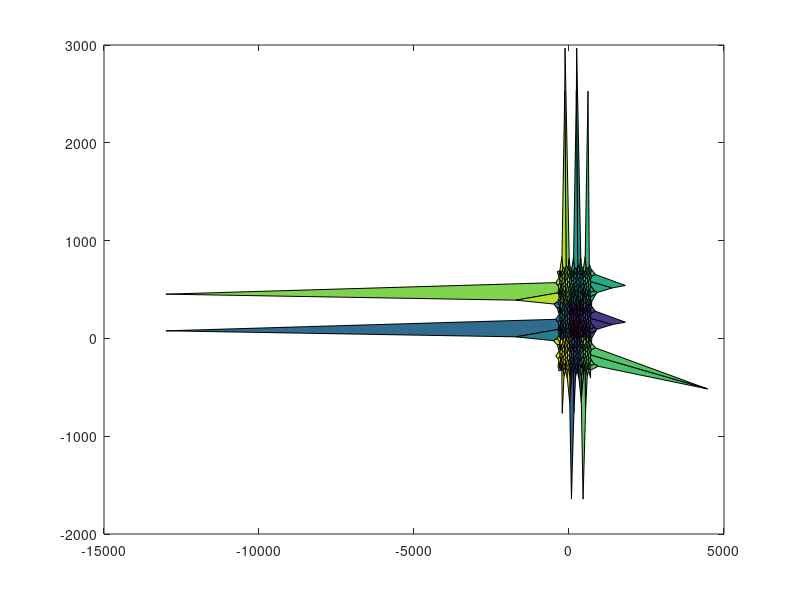
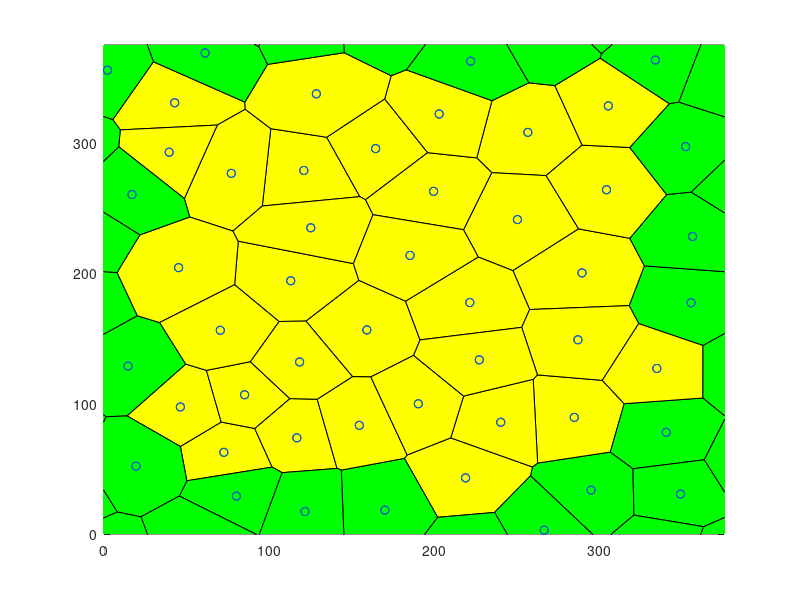

Reproduce these figures in MATLAB, in order.
r = 2031; % Updated seed to match target
NbPoints = 50; 
limit = 3; 
cpt = 'quadratic';
prefix = 'RFB';
potential = 'ani';

%% Store data in the right folder
close all;

%% Parameters
rng(r);

% --- Updated Constants to match target output exactly ---
A0 = 2812.500000;
GAMMA = 1.000000;
t0 = 1; 
% Manually setting K to match your specific target output
K = 0.848528;  

%% Simulation Detail Parameters
% Calculate Mesh based on A0 and NbPoints to get LX = 167.705098
Mesh = sqrt(A0 * NbPoints);

% Global parameters matching your target values
SEED = 89542; 
TIMEINTERVAL = 0.100000;
MINAREA = 28.125000;
MINLENGTH = 0.883883;
NEWEDGELENGTH = 1.767767;

TOTALTIME = 10.000000;
CURRENTTIME = 0.000000;  
INITIALSTEPSIZE = 0.000100; % Updated from 0.001
error_tolerance_absolute_mechanical = 0.010000; % Updated from 0.001

% Specific values for ALPHAM and TISSUE_ALPHA
ALPHAM = 0.282843;
TISSUE_ALPHA = 100.00;

TISSUE_EXT_STRESS_X = 0.000000;
TISSUE_EXT_STRESS_Y = 0.000000;    

% Specific Pressure/Tension parameters
P0 = 128.098648;
LAMBDA = 27.912724; 
Ratio = 0.300000; 

% Equilibrium tolerance
equilibriumtolerance = 1.000000e-11; 

% Cell properties
CELLPRESSURETYPE = cpt;
TCJSTRENGTH = 100;
THETAAN = 3.14 / 2.0 ;    
ANSTRENGTH = 25; 

T1ON = 1; 
APOPTOSISON = 1;
MITOSISON = 0;
WRITEMITOSIS = 1; 
VERBOSEON = 1; 
EQUILIBRIUMMITOSIS = 1; 

nomfichier= [prefix '_NbPts_' num2str(NbPoints,'%04d') '_rng_' num2str(r,'%04d') '_pot_' potential '_lim_' num2str(limit, '%2d') '20.txt'];

%% Generate Voronoi
fprintf('Writing file: %s\n', nomfichier);
f1=figure();
f2=figure();
Points1=Mesh*rand(NbPoints,2); 

it = 0;
while it < limit
    Pointsa=Points1+Mesh*[ones(NbPoints,1) zeros(NbPoints,1)];
    Pointsb=Points1-Mesh*[zeros(NbPoints,1) ones(NbPoints,1)];
    Pointsc=Points1-Mesh*[ones(NbPoints,1) zeros(NbPoints,1)];
    Pointsd=Points1+Mesh*[zeros(NbPoints,1) ones(NbPoints,1)];
    Pointse=Points1+Mesh*[ones(NbPoints,1) ones(NbPoints,1)];
    Pointsf=Points1+Mesh*[ones(NbPoints,1) -ones(NbPoints,1)];
    Pointsg=Points1+Mesh*[-ones(NbPoints,1) ones(NbPoints,1)];
    Pointsh=Points1+Mesh*[-ones(NbPoints,1) -ones(NbPoints,1)];
    Pointst=[Points1; Pointsa; Pointsb; Pointsc; Pointsd; Pointse; Pointsf; Pointsg; Pointsh];
    
    [v,c]=voronoin(Pointst);
    
    centroids = zeros(NbPoints,2);
    centroidcount = 0;
   
    for i = 1:length(c)
        signedarea = 0;
        centroidx = 0;
        centroidy = 0;
        if (all(c{i}~=1))
            for s = 1:length(c{i})
                if s == length(c{i}) 
                    signedarea = signedarea + v(c{i}(s),1)*v(c{i}(1),2) - v(c{i}(1),1)*v(c{i}(s),2);
                else
                    signedarea = signedarea + v(c{i}(s),1)*v(c{i}(s+1),2) - v(c{i}(s+1),1)*v(c{i}(s),2);
                end
            end
            signedarea = .5*signedarea;
            for j = 1:length(c{i})
                if j == length(c{i})
                    centroidx = centroidx + (v(c{i}(j),1)+v(c{i}(1),1))*(v(c{i}(j),1)*v(c{i}(1),2) - v(c{i}(1),1)*v(c{i}(j),2));
                    centroidy = centroidy + (v(c{i}(j),2)+v(c{i}(1),2))*(v(c{i}(j),1)*v(c{i}(1),2) - v(c{i}(1),1)*v(c{i}(j),2));
                    
                else
                    centroidx = centroidx + (v(c{i}(j),1)+v(c{i}(j+1),1))*(v(c{i}(j),1)*v(c{i}(j+1),2) - v(c{i}(j+1),1)*v(c{i}(j),2));
                    centroidy = centroidy + (v(c{i}(j),2)+v(c{i}(j+1),2))*(v(c{i}(j),1)*v(c{i}(j+1),2) - v(c{i}(j+1),1)*v(c{i}(j),2));
                end
            end
            centroidx = (1/(6*signedarea))*centroidx;
            centroidy = (1/(6*signedarea))*centroidy;
            if centroidx > 0 && centroidx < Mesh && centroidy > 0 && centroidy < Mesh
                centroidcount = centroidcount + 1;
                centroids(centroidcount,:) = [centroidx centroidy];
            end
        end
    end
    it = it + 1;
    Points1 = centroids;
end

%% Representation of the result
 set(0,'CurrentFigure',f1);
 plot(Points1(:,1),Points1(:,2),'r+');
 set(0,'CurrentFigure',f2);
 plot(Points1(:,1),Points1(:,2),'r+');
 hold on
 for i = 1:length(c)
     if (all(c{i}~=1))
         set(0,'CurrentFigure',f1)
         patch(v(c{i},1),v(c{i},2),i)
     end
     IN=(all(v(c{i},1)>0)&all(v(c{i},1)<Mesh)&all(v(c{i},2)>0)&all(v(c{i},2)<Mesh));
     IN2=(any(v(c{i},1)>0)&any(v(c{i},1)<Mesh)&any(v(c{i},2)>0)&any(v(c{i},2)<Mesh))&(~IN);
     if (all(c{i}~=1)&&IN)
         set(0,'CurrentFigure',f2)
         patch(v(c{i},1),v(c{i},2),'y'); 
     end
     if (all(c{i}~=1)&&(IN2))
         set(0,'CurrentFigure',f2)
         patch(v(c{i},1),v(c{i},2),'g');
     end
 end
 set(0,'CurrentFigure',f2)
 xlim([0 Mesh]);
 ylim([0 Mesh]);
 plot(Points1(:,1),Points1(:,2),'bo');
 scatter(centroids(:,1),centroids(:,2),'r+')

for i = 1:length(c)
    INGLOBAL=any((v(c{i},1)>0)&v(c{i},1)<Mesh&v(c{i},2)>0&v(c{i},2)<Mesh);
    if INGLOBAL
        ListVertex=c{i};
        area=0;
        for k=1:length(c{i})
            kplus=mod(k,length(c{i}))+1;
            area=area+v(c{i}(k),1)*v(c{i}(kplus),2)-v(c{i}(kplus),1)*v(c{i}(k),2);
        end
        if(area<0)    c{i}=fliplr(c{i}); end
    end
end

%% Export to a file (EXACT MATCH TO TARGET VALUES)
fid=fopen(nomfichier,'wt');
fprintf(fid, 'Voronoi Tesselation Data: \n');
fprintf(fid, 'NumbCells %d \t rng %d \n', NbPoints, r);
fprintf(fid, 'ratio pressure to tension\t%f\n', Ratio);
fprintf(fid, 'Global:\n');
fprintf(fid, 'LX\t%f\nLY\t%f\n', Mesh, Mesh);
fprintf(fid, 'A0\t%f\n', A0);
fprintf(fid, 'SEED\t%d\n', SEED);
fprintf(fid, 'TIMEINTERVAL\t%f\n', TIMEINTERVAL);
fprintf(fid, 'MINAREA\t%f\n', MINAREA);
fprintf(fid, 'MINLENGTH\t%f\n', MINLENGTH);
fprintf(fid, 'NEWEDGELENGTH\t%f\n', NEWEDGELENGTH);
fprintf(fid, 'K\t%f\n', K);
fprintf(fid, 'GAMMA\t%f\n', GAMMA);
fprintf(fid, 'LAMBDA\t%f\n', LAMBDA);
fprintf(fid, 'P0\t%f\n', P0);
fprintf(fid, 'TOTALTIME\t%f\n', TOTALTIME);
fprintf(fid, 'CURRENTTIME\t%f\n', CURRENTTIME);
fprintf(fid, 'VERBOSEON\t%d\n', VERBOSEON);
fprintf(fid, 'INITIALSTEPSIZE\t%f\n', INITIALSTEPSIZE);
fprintf(fid, 'error_tolerance_absolute_mechanical\t%f\n', error_tolerance_absolute_mechanical);
% Format TISSUE_ALPHA to 2 decimal places as per target
fprintf(fid, 'TISSUE_ALPHA\t%2.2f\n', TISSUE_ALPHA);
fprintf(fid, 'ALPHAM\t%f\n', ALPHAM);
fprintf(fid, 'TISSUE_EXT_STRESS_X\t%f\n', TISSUE_EXT_STRESS_X);
fprintf(fid, 'TISSUE_EXT_STRESS_Y\t%f\n', TISSUE_EXT_STRESS_Y);
fprintf(fid, 'equilibriumtolerance\t%e\n', equilibriumtolerance);
fprintf(fid, 'endGlobal\n');

fprintf(fid, 'Vertices\n');
fprintf(fid, 'id\tx\ty\n');

NbVertex=0;
CentralVertices=zeros(length(v),2);
for i = 2:length(v)   
    if(v(i,1)>0&&v(i,1)<Mesh&&v(i,2)>0&&v(i,2)<Mesh)
        fprintf(fid,'%d',i);
        fprintf(fid,'\t %2.4f',v(i,1));
        fprintf(fid,'\t %2.4f',v(i,2));
        fprintf(fid,'\n');
        NbVertex=NbVertex+1;
        CentralVertices(NbVertex,1)=v(i,1);
        CentralVertices(NbVertex,2)=v(i,2);
    end
end

CentralVertices=CentralVertices(1:NbVertex,1:2);
EqVertex=zeros(NbVertex,1);

for i = 2:length(v)
    vcorrige=zeros(1,2);
    vtest=v(i,:);
    if (vtest(1)>0&&vtest(1)<Mesh&&vtest(2)>0&&vtest(2)<Mesh) vcorrige=vtest;end
    vtest=v(i,:)-Mesh*[1 0];
    if (vtest(1)>0&&vtest(1)<Mesh&&vtest(2)>0&&vtest(2)<Mesh) vcorrige=vtest;  end
    vtest=v(i,:)-Mesh*[0 1];
    if (vtest(1)>0&&vtest(1)<Mesh&&vtest(2)>0&&vtest(2)<Mesh) vcorrige=vtest;  end
    vtest=v(i,:)+Mesh*[1 0];
    if (vtest(1)>0&&vtest(1)<Mesh&&vtest(2)>0&&vtest(2)<Mesh) vcorrige=vtest;  end
    vtest=v(i,:)+Mesh*[0 1];
    if (vtest(1)>0&&vtest(1)<Mesh&&vtest(2)>0&&vtest(2)<Mesh) vcorrige=vtest;  end
    vtest=v(i,:)-Mesh*[1 1];
    if (vtest(1)>0&&vtest(1)<Mesh&&vtest(2)>0&&vtest(2)<Mesh) vcorrige=vtest;  end
    vtest=v(i,:)-Mesh*[1 -1];
    if (vtest(1)>0&&vtest(1)<Mesh&&vtest(2)>0&&vtest(2)<Mesh) vcorrige=vtest;  end
    vtest=v(i,:)+Mesh*[1 1];
    if (vtest(1)>0&&vtest(1)<Mesh&&vtest(2)>0&&vtest(2)<Mesh) vcorrige=vtest;  end
    vtest=v(i,:)+Mesh*[1 -1];
    if (vtest(1)>0&&vtest(1)<Mesh&&vtest(2)>0&&vtest(2)<Mesh) vcorrige=vtest;  end
    
    column=find(all(abs((repmat(vcorrige,size(v,1),1))'-v')<0.000001));
    if(~isempty(column))
        EqVertex(i)=column;
    end
end

fprintf(fid, 'Edges\n');
fprintf(fid, 'id\tvertex1\tvertex2\txflag\tyflag\n');
NbEdgeMax=3*NbVertex; 
Edges.Vertices=zeros(NbEdgeMax,2);
Edges.Crossx12=zeros(NbEdgeMax,1);
Edges.Crossx21=zeros(NbEdgeMax,1);
Edges.Crossy12=zeros(NbEdgeMax,1);
Edges.Crossy21=zeros(NbEdgeMax,1);

EdgeIncrement=0; 
for i = 1:length(c) 
    INGLOBAL=any( (v(c{i},1)>0) & v(c{i},1)<Mesh & v(c{i},2)>0 & v(c{i},2)<Mesh);
    if INGLOBAL 
        ListVertex=c{i}; 
        for j=1:length(ListVertex) 
            testdejainscrit=0;
            for k=1:EdgeIncrement
                if ((EqVertex((ListVertex(j)))==Edges.Vertices(k,1)...
                        &&EqVertex(ListVertex(mod(j,length(ListVertex))+1))==Edges.Vertices(k,2))...
                        ||...
                        (EqVertex(ListVertex(j))==Edges.Vertices(k,2)...
                        &&EqVertex(ListVertex(mod(j,length(ListVertex))+1))==Edges.Vertices(k,1)))
                    testdejainscrit=1;
                else
                end
            end
            if(~testdejainscrit)
                EdgeIncrement=EdgeIncrement+1;
                Edges.Vertices(EdgeIncrement,1)=EqVertex(ListVertex(j)); 
                Edges.Vertices(EdgeIncrement,2)=EqVertex(ListVertex(mod(j,length(ListVertex))+1)); 
                Vertex1encours=ListVertex(j);
                Vertex1encourseq=EqVertex(ListVertex(j));
                Vertex2encours=ListVertex(mod(j,length(ListVertex))+1);
                Vertex2encourseq=EqVertex(ListVertex(mod(j,length(ListVertex))+1));
                
                fprintf(fid,'%d',EdgeIncrement);
                fprintf(fid,'\t %d', Edges.Vertices(EdgeIncrement,1));
                fprintf(fid,'\t %d', Edges.Vertices(EdgeIncrement,2));
                
                VertexCross21=(EqVertex(ListVertex(j))~=ListVertex(j))&&(EqVertex(ListVertex(mod(j,length(ListVertex))+1))==ListVertex(mod(j,length(ListVertex))+1));
                VertexCross12=(EqVertex(ListVertex(j))==ListVertex(j))&&(EqVertex(ListVertex(mod(j,length(ListVertex))+1))~=ListVertex(mod(j,length(ListVertex))+1));
                
                if((EqVertex(ListVertex(j))~=ListVertex(j))&&(EqVertex(ListVertex(mod(j,length(ListVertex))+1))==ListVertex(mod(j,length(ListVertex))+1)))
                    if(v(ListVertex(j),1)<0) Edges.Crossx12(EdgeIncrement)=1; end
                    if(v(ListVertex(j),1)>Mesh) Edges.Crossx21(EdgeIncrement)=1; end
                    if(v(ListVertex(j),2)<0) Edges.Crossy12(EdgeIncrement)=1; end
                    if(v(ListVertex(j),2)>Mesh) Edges.Crossy21(EdgeIncrement)=1; end
                end
                if((EqVertex(ListVertex(j))==ListVertex(j))&&(EqVertex(ListVertex(mod(j,length(ListVertex))+1))~=ListVertex(mod(j,length(ListVertex))+1)))
                    if(v(ListVertex(mod(j,length(ListVertex))+1),1)<0) Edges.Crossx21(EdgeIncrement)=1; end
                    if(v(ListVertex(mod(j,length(ListVertex))+1),1)>Mesh) Edges.Crossx12(EdgeIncrement)=1; end
                    if(v(ListVertex(mod(j,length(ListVertex))+1),2)<0) Edges.Crossy21(EdgeIncrement)=1; end
                    if(v(ListVertex(mod(j,length(ListVertex))+1),2)>Mesh) Edges.Crossy12(EdgeIncrement)=1; end
                end
                
                if((EqVertex(ListVertex(j))~=ListVertex(j))&&(EqVertex(ListVertex(mod(j,length(ListVertex))+1))~=ListVertex(mod(j,length(ListVertex))+1)))
                    v1=v(ListVertex(j),:);
                    v2=v(ListVertex(mod(j,length(ListVertex))+1),:);
                    eqv1=v(EqVertex(ListVertex(j)),:);
                    eqv2=v(EqVertex(ListVertex(mod(j,length(ListVertex))+1)),:);
                    if(v2(1)>v1(1))&&(eqv2(1)<eqv1(1)) Edges.Crossx12(EdgeIncrement)=1; end
                    if(v2(1)<v1(1))&&(eqv2(1)>eqv1(1)) Edges.Crossx21(EdgeIncrement)=1; end
                    if (v2(2)>v1(2))&&(eqv2(2)<eqv1(2))Edges.Crossy12(EdgeIncrement)=1; end
                    if (v2(2)<v1(2))&&(eqv2(2)>eqv1(2)) Edges.Crossy21(EdgeIncrement)=1; end
                end
                
                newxflag=0;
                newyflag=0;
                if ( (Edges.Crossx12(EdgeIncrement)==1) || (Edges.Crossx21(EdgeIncrement)==1) )
                    newxflag=1;
                end
                if ( (Edges.Crossy12(EdgeIncrement)==1) || (Edges.Crossy21(EdgeIncrement)==1) )
                    newyflag=1;
                end
                
                fprintf(fid,'\t %d \t %d \n', newxflag, newyflag);
                
            end
        end
    end
end

%% Then we go to the cells
cinside=cell(length(c),1);
CellIncrement=0;
for i=1:length(c)
    INGLOBAL=any((v(c{i},1)>0)&v(c{i},1)<Mesh&v(c{i},2)>0&v(c{i},2)<Mesh);
    if INGLOBAL
        CellIncrement=CellIncrement+1;
        cinside{CellIncrement}=EqVertex(c{i});
    end
end
NbCellsInside=CellIncrement;
cinside=cinside(1:NbCellsInside);
cinside2=cell(NbCellsInside,1);
CellIncrement=0;
for i=1:NbCellsInside
    dejavu=false;
    for j=1:i-1
        if ((length(cinside{i})==length(cinside{j}))&&all(sort(cinside{i})==sort(cinside{j}))) dejavu=true; end
    end
    if (~dejavu) CellIncrement=CellIncrement+1;cinside2{CellIncrement}=cinside{i}; end
end
cinside2=cinside2(1:CellIncrement);

fprintf(fid, 'Cells\n');
if (strcmp(potential,'tcj'))
    fprintf(fid, 'id\tA0\tEdgeNumb\tEdgeList\tPotential\tTCJStrength\tCellPressureType\n');
else
    fprintf(fid, 'id\tA0\tEdgeNumb\tEdgeList\tPotential\tTCJStrength\tThetaAn\tAnStrength\tCellPressureType\n');
end
for i=1:length(cinside2)
    A0_Cell = normrnd(A0, 200); % Using new A0
    ListVertex=c{i};
    fprintf(fid,'%d\t%f\t%d\t',i, A0_Cell, length(ListVertex));
    for j=1:length(ListVertex)
        NumeroEdge=0;
        for k=1:EdgeIncrement
            if (EqVertex((ListVertex(j)))==Edges.Vertices(k,1)...
                    &&EqVertex(ListVertex(mod(j,length(ListVertex))+1))==Edges.Vertices(k,2))
                NumeroEdge=k;
            end 
            if(EqVertex(ListVertex(j))==Edges.Vertices(k,2)...
                    &&EqVertex(ListVertex(mod(j,length(ListVertex))+1))==Edges.Vertices(k,1))
                NumeroEdge=k; 
            end
        end
        fprintf(fid,'%d,',NumeroEdge);
    end
    if (strcmp(potential, 'tcj'))
        fprintf(fid,'\t%s\t%f\t%s\n', potential, TCJSTRENGTH,CELLPRESSURETYPE);
    else
        fprintf(fid,'\t%s\t%f\t%f\t%f\t%s\n', potential, TCJSTRENGTH, THETAAN, ANSTRENGTH,CELLPRESSURETYPE);
    end
end
fprintf(fid, 'End\n');
fclose(fid);
